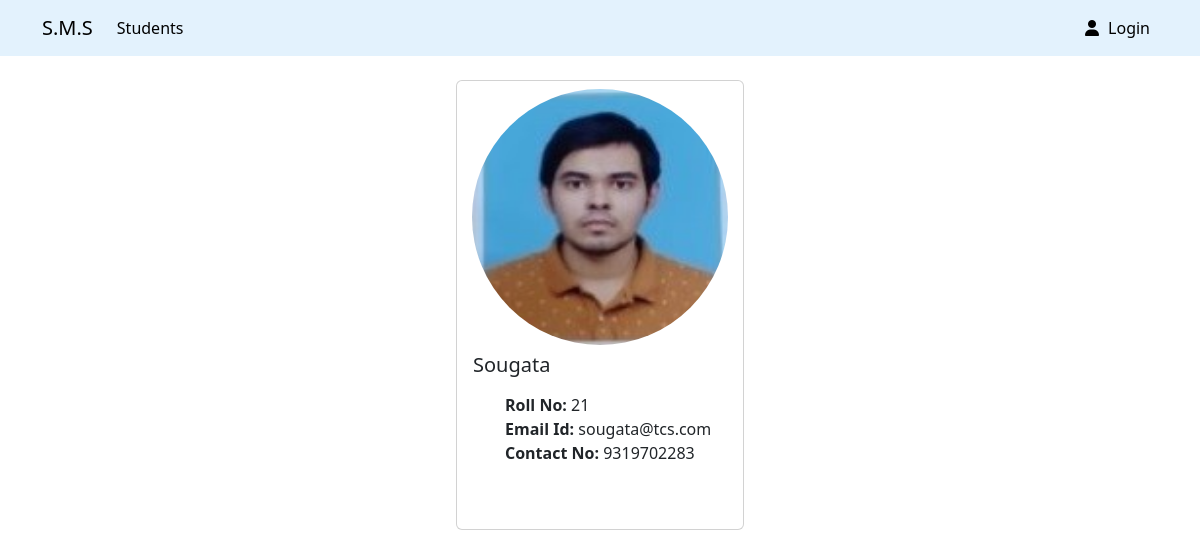
The page /profile.php?id=1 on the database its author committed.
### tables this page shows
CREATE TABLE `students` (
  `id` int NOT NULL AUTO_INCREMENT,
  `name` varchar(128) DEFAULT NULL,
  `roll_no` int DEFAULT NULL,
  `phone_number` text,
  `email` text,
  `username` text,
  `password` text,
  `img` text,
  PRIMARY KEY (`id`)
);

### includes/student.php (called while the page is built, shortened)
<?php
function getStudent_result($conn, $columnName, $columnValue)
{
    $query = "SELECT * FROM students WHERE $columnName = ?";
    $input_type = is_numeric($columnValue) ? "i" : "s";
    $stmt = mysqli_prepare($conn, $query);
    mysqli_stmt_bind_param($stmt, $input_type, $columnValue);
    if (mysqli_stmt_execute($stmt)) {
        $result = mysqli_stmt_get_result($stmt);
        return $result;
    }
    return false;
}

### profile.php (the view, shortened to what this page needs)
<?php
require "includes/database.php";
require "includes/student.php";
require "includes/getProfilePic.php";
$conn = getDB();
if ($_SERVER["REQUEST_METHOD"] == "GET") {
    $id = $_GET['id'];
    $student = mysqli_fetch_assoc(getStudent_result($conn, "id", $id));
    $name = ucfirst($student["name"]);
    $roll_no = $student["roll_no"];
    $phone_number = $student["phone_number"];
    $email = $student["email"];
}
?>
<?php require "includes/header.php" ?>
<div class="card mx-auto mt-4" style="width: 18rem; padding-bottom: 2rem">
    <div class="profile-pic-con">
        <img src="<?php echo get_pic($_GET["id"], $conn) ?>" class="card-img-top mx-auto mt-2 profile-pic" alt="..." style="width: 16rem;">
    </div>
    <div class="card-body position-relative">
        <h5 class="card-title"><?php echo $name ?></h5>
        <p class="card-text">
        <ul>
            <li><strong>Roll No: </strong><?php echo $roll_no ?></li>
            <li><strong>Email Id: </strong><?php echo $email ?></li>
            <li><strong>Contact No: </strong><?php echo $phone_number ?></li>
        </ul>
        </p>
    </div>
</div>
<?php require "includes/footer.php" ?>

### styles/style.css (style rules this page uses)
li { list-style-type: none; }
.profile-pic-con { width: 16rem; height: 16rem; margin: auto; }
.profile-pic { display: block; width: 100%; height: 100%; border-radius: 100%; }

### rows shown on the page
students: img (picture), name "Sougata", roll_no "21", email "sougata@tcs.com", phone_number "9319702283"
